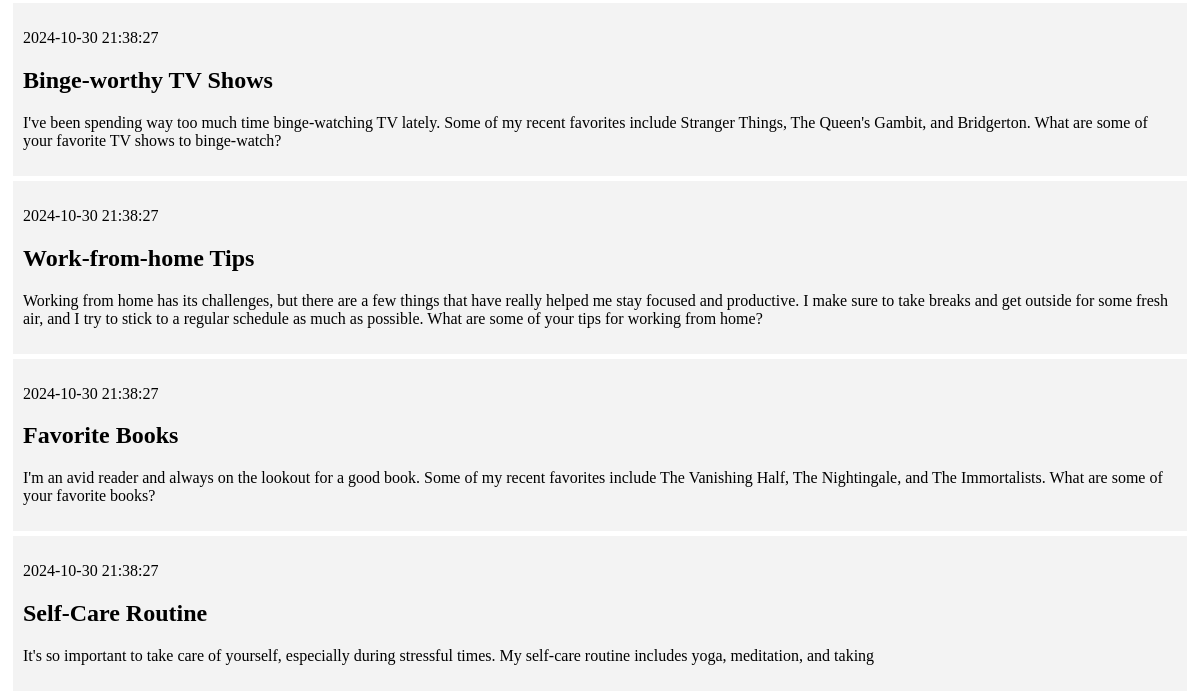
Before: / (lower part) with the older database file.
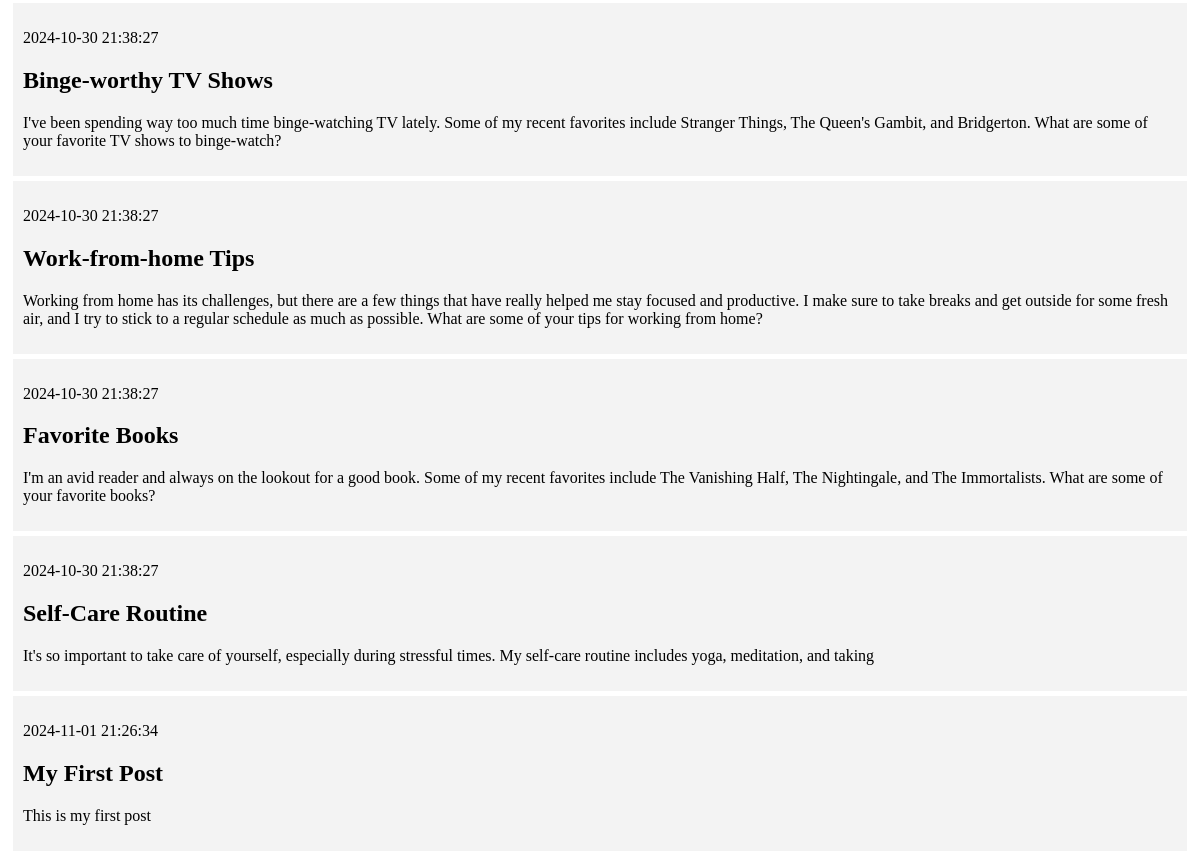
After: the same page with the newer database file.
### tables this page shows
CREATE TABLE posts (
    id INTEGER PRIMARY KEY AUTOINCREMENT,
    created TIMESTAMP NOT NULL DEFAULT CURRENT_TIMESTAMP,
    title TEXT NOT NULL,
    content TEXT NOT NULL
);

### app.py (the view)
@app.route('/')
def index():
    conn = get_db_connection()
    posts = conn.execute('SELECT * FROM posts').fetchall()
    conn.close()
    return render_template('index.html', posts=posts)

### app.py (called while the page is built)
def get_db_connection():
    conn = sqlite3.connect('database.db')
    conn.row_factory = sqlite3.Row
    return conn

### templates/index.html (shortened to what this page needs)
{% extends 'base.html' %}
{% block content %}
    {% for post in posts %}
        <div class='post'>
            <p>{{ post['created'] }}</p>
            <h2>{{ post['title'] }}</h2>
            <p>{{ post['content'] }}</p>
        </div>
    {% endfor %}
{% endblock %}

### templates/base.html (shortened to what this page needs)
<!DOCTYPE html>
<html lang="en">
<head>
</head>
<body>
    <div class="content">
        {% block content %} {% endblock %}
    </div>
</body>
</html>

### templates/base.html (style rules this page uses)
.post { padding: 10px; margin: 5px; background-color: #f3f3f3 }

Changed rows visible on the page:
added posts: created "2024-11-01 21:26:34", title "My First Post", content "This is my first post"
